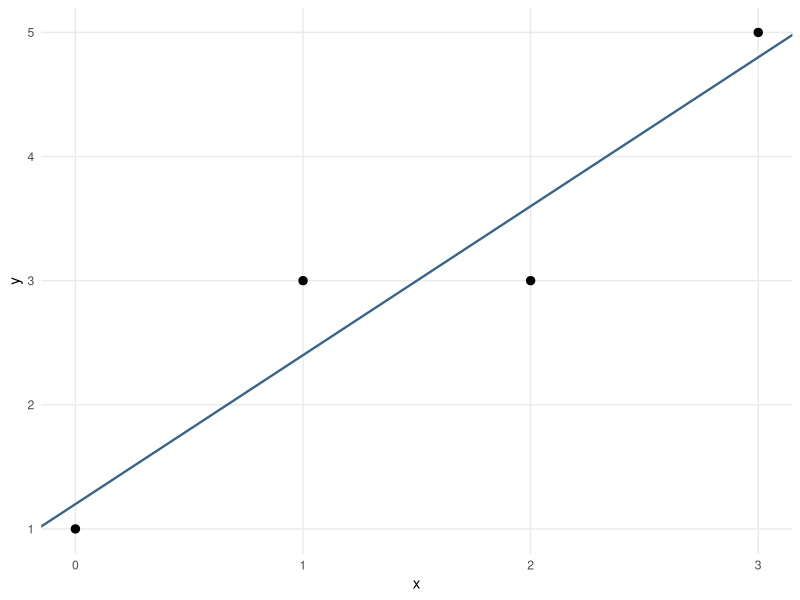

Here is the R script that generated this plot:
## ---- chunk 1
library(ggplot2)
theme_set(theme_minimal(base_size = 11) +
            theme(legend.position = "bottom",
              panel.grid.minor = element_blank()))

# Define X and Y
X <- matrix(
  c(
    1, 0,
    1, 1,
    1, 2
  ),
  nrow = 3,
  byrow = TRUE
)

Y <- matrix(
  c(1, 2, 2),
  ncol = 1
)

# 1. Compute X'X
XtX <- t(X) %*% X
XtX

# 2. Compute X'Y
XtY <- t(X) %*% Y
XtY

# 3. Compute beta_hat
beta_hat <- solve(XtX) %*% XtY
beta_hat

# 4. Compute fitted values
Y_hat <- X %*% beta_hat
Y_hat

# 5. Compute residuals
e <- Y - Y_hat
e

# Optional checks
t(X) %*% e
t(Y_hat) %*% e
## ---- chunk 2
x <- c(0, 1, 2, 3)
y <- c(1, 3, 3, 5)

df <- data.frame(
  x = x,
  y = y
)

fit <- lm(y ~ x, data = df)

coef(fit)
## ---- chunk 3
X <- model.matrix(fit)
X

Y <- matrix(y, ncol = 1)

beta_hat <-
  solve(t(X) %*% X) %*%
  t(X) %*%
  Y

beta_hat
## ---- chunk 4
y_hat <- X %*% beta_hat
e <- Y - y_hat

y_hat
e
## ---- chunk 5
sum(e)
## ---- chunk 6
H <-
  X %*%
  solve(t(X) %*% X) %*%
  t(X)

round(H, 4)
## ---- chunk 7
round(H - t(H), 10)
## ---- chunk 8
round(H %*% H - H, 10)
## ---- chunk 9
round(t(X) %*% e, 10)
## ---- chunk 10
round(t(y_hat) %*% e, 10)
## ---- chunk 11
M <- diag(nrow(X)) - H

round(M, 4)
round(M %*% M - M, 10)
## ---- chunk 12
round(M %*% Y - e, 10)
## ---- chunk 13
#| label: fig-lse-fitted-line
#| fig-cap: "The least-squares line for the four-observation example."
ggplot(df, aes(x, y)) +
  geom_point(size = 2.5) +
  geom_abline(intercept = coef(fit)[1], slope = coef(fit)[2],
              colour = "steelblue4", linewidth = 0.8) +
  labs(x = "x", y = "y")
